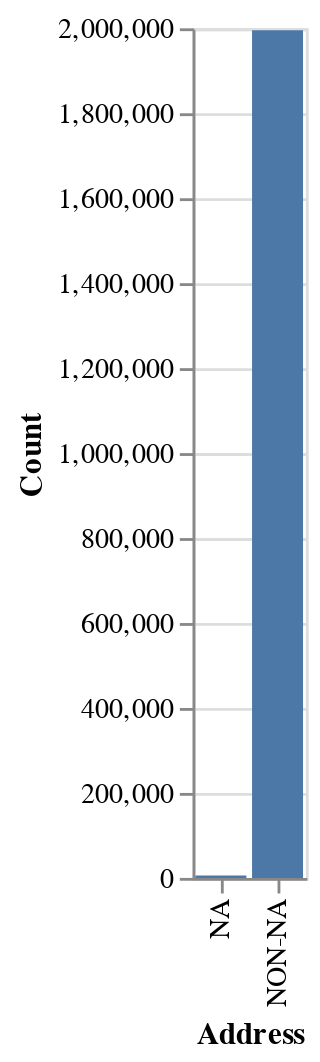

Notebook source saved alongside this figure:
### Code cell
source = pd.DataFrame({
'Address': ['NA', 'NON-NA'],
'Count': [sales_data['address'].isna().sum(),
      len(sales_data) - sales_data['address'].isna().sum()
     ]
    })

alt.Chart(source).mark_bar().encode(
    x = 'Address',
    y ='Count'
)

### Figure 1 — Vega-Lite specification as saved in the notebook (floating-point values rounded to 4 significant figures)
{"config": {"view": {"continuousWidth": 400, "continuousHeight": 300}}, "data": {"name": "data-fb4240b16942eedffe643841e4fbf766"}, "mark": "bar", "encoding": {"x": {"type": "nominal", "field": "Address"}, "y": {"type": "quantitative", "field": "Count"}}, "$schema": "https://vega.github.io/schema/vega-lite/v4.0.2.json", "datasets": {"data-fb4240b16942eedffe643841e4fbf766": [{"Address": "NA", "Count": 5713}, {"Address": "NON-NA", "Count": 1995521}]}}
